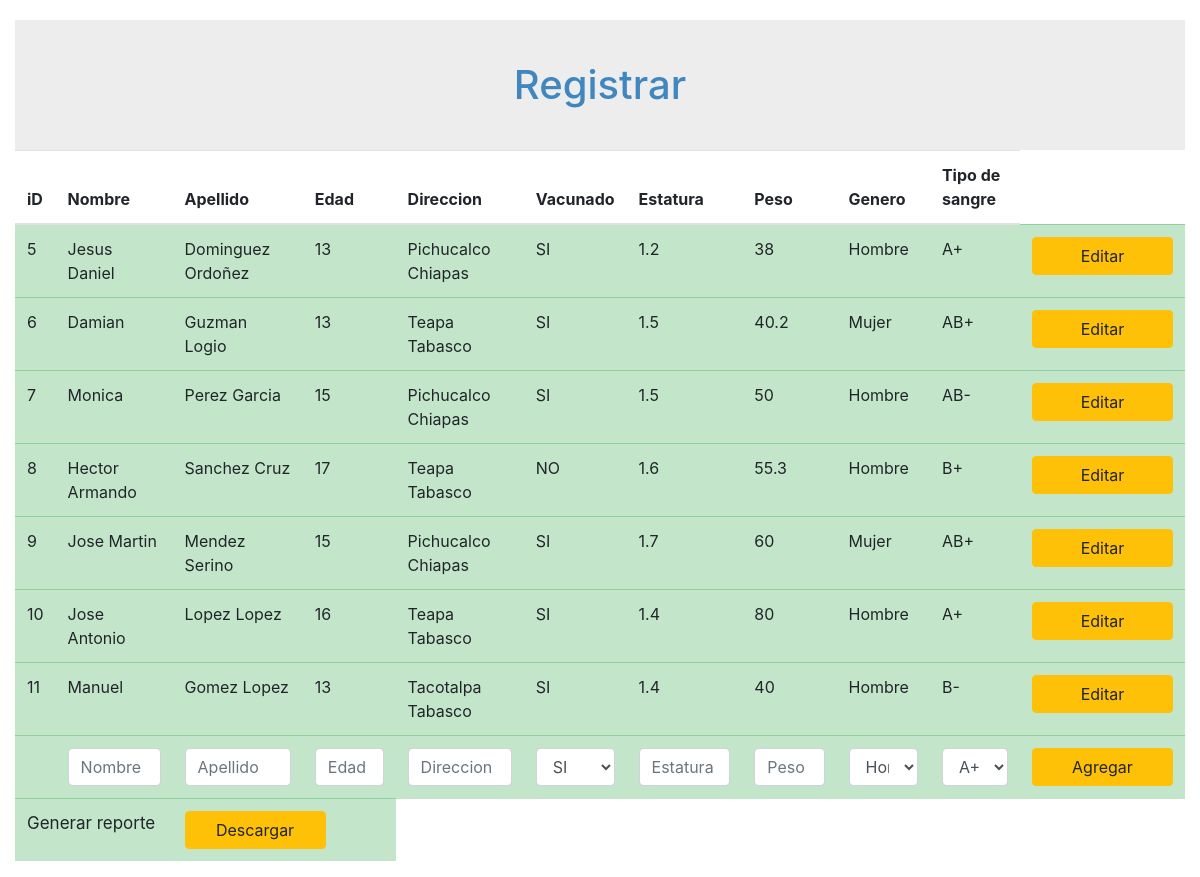
The page /registro_niños/index.php on the database its author committed.
### tables this page shows
CREATE TABLE `datos` (
  `id_niños` int(11) NOT NULL,
  `nombre` varchar(20) NOT NULL,
  `apellido` varchar(20) NOT NULL,
  `edad` int(11) NOT NULL,
  `direccion` text NOT NULL,
  `vacunado` varchar(2) NOT NULL,
  `estatura` float NOT NULL,
  `peso` float NOT NULL,
  `genero` varchar(10) NOT NULL,
  `tipo_sangre` varchar(10) NOT NULL
);

### registro_niños/index.php (the view, shortened to what this page needs)
<!DOCTYPE html>
<html lang="en">
<head>
    <link rel="stylesheet" type="text/css" href="css/estilos.css">
    <link rel="stylesheet" href="css/bootstrap.min.css">
    <link rel="stylesheet" href="css/layout-grid.css">
</head>
<body>
    <?php
        include 'bd/conexion.php';
        $resultados = $conexion->query('SELECT * FROM datos');
     ?>
        <div class="contenedor">
            <header class="row head">
                <div class="col title">
                    <h1 class="mb-0">Registrar</h1>
                </div>
            </header>
                <main class="row">
                     <div class="col pl-0 pr-0">
                            <table class="table table-hover table-responsive-lg ">
                                <thead>
                                    <tr>
                                        <th colspan="0">iD</th>
                                        <th colspan="0">Nombre</th>
                                        <th colspan="0">Apellido</th>
                                        <th colspan="0">Edad</th>
                                        <th colspan="0">Direccion</th>
                                        <th colspan="0">Vacunado</th>
                                        <th colspan="0">Estatura</th>
                                        <th colspan="0">Peso</th>
                                        <th colspan="0">Genero</th>
                                        <th colspan="0">Tipo de sangre</th>
                                    </tr>
                                </thead>
                                <tbody>
                                    <?php foreach ($resultados as $filas) {
                                    ?>
                                <form method="GET" action="modificar-view.php">
                                    <tr class="table-success">
                                        <td colspan="0"><?php echo $filas['id_niños'] ?></td>
                                        <td colspan="0"><?php echo $filas['nombre'] ?></td>
                                        <td colspan="0"><?php echo $filas['apellido'] ?></td>
                                        <td colspan="0"><?php echo $filas['edad'] ?></td>
                                        <td colspan="0"><?php echo $filas['direccion'] ?></td>
                                        <td colspan="0"><?php echo $filas['vacunado'] ?></td>
                                        <td colspan="0"><?php echo $filas['estatura'] ?></td>
                                        <td colspan="0"><?php echo $filas['peso'] ?></td>
                                        <td colspan="0"><?php echo $filas['genero'] ?></td>
                                        <td colspan="0"><?php echo $filas['tipo_sangre'] ?></td>
                                        <td colspan="0">
                                        <a class="btn btn-warning" style="width: 141px;" href="modificar-view.php?identificador=<?php  echo $filas['id_niños'] ?>">Editar</a>
                                        </td>
                                    </tr>
                                    <?php } ?>
                                </form>
                                <form method="post" name="form" action="funciones/insert.php" enctype="multipart/form-data">
                                    <tr class="table-success inputs">
                                        <td colspan="0" >
                                        </td>
                                        <td colspan="0" >
                                        <input class="form-control" type="text" placeholder="Nombre" name="nombre" value="" size =" 12" >
                                        </td>
                                        <td colspan="1">
                                        <input class="form-control" type="text" placeholder="Apellido" name="apellido" value="" size =" 12" >
                                        </td>
                                        <td colspan="1">
                                        <input class="form-control" type="text" placeholder="Edad" name="edad" value="" size =" 12" >
                                        </td>
                                        <td colspan="1">
                                        <input class="form-control" type="text" placeholder="Direccion" name="direccion" value="" size =" 12" >
                                        </td>
                                        <td colspan="1">
                                        <select class="form-control" name="vacunado" id="vacunado">
                                            <option>SI</option>
                                        </select>
                                        </td>
                                        <td colspan="0">
                                        <input class="form-control" type="text" placeholder="Estatura" name="estatura" size =" 13 ">
                                        </td>
                                        <td colspan="1">
                                        <input class="form-control" type="text" placeholder="Peso" name="peso" size =" 13 ">
                                        </td>
                                        <td colspan="1">
                                        <select class="form-control" name="genero">
                                            <option>Hombre</option>
                                        </select>
                                        </td>
                                        <td colspan="1">
                                        <select class="form-control" name="tipo_sangre">
                                            <option>A+</option>
                                        </select>
                                        </td>
                                        <td colspan="2">
                                            <button class="btn btn-warning" style="width: 141px;">Agregar</button>
                                        </td>
                                    </tr>
                                </form>
                                <form action="reportes/report.php">
                                    <tr class="table-success inputs">
                                        <td colspan="2">
                                            <p style="font-size:17px;">Generar reporte</p>
                                        </td>
                                        <td colspan="2">
                                        <button type="submit" style="width: 141px;" class="btn btn-warning">Descargar</button>
                                        </td>
                                    </tr>
                                </form>
                            </tbody>
                        </table>
                    </div>
                </main>
        </div>
</body>
</html>

### registro_niños/css/estilos.css (style rules this page uses)
.contenedor { margin-left: 30px; margin-right: 30px; }
.head { background-color: #EDEDED; color: #4086BF; text-align: center; height: 130px; }
.title { margin: auto auto; }
.inputs { font-size: 14px; }

### registro_niños/css/layout-grid.css (style rules this page uses)
body { background: #fff; color: #fff; }
p { margin-bottom: 0; }
.row { margin-bottom: 20; }
header { background: #232532; margin-top: 20px; padding: 20px; }

### rows shown on the page
datos: id_niños "5", nombre "Jesus Daniel", apellido "Dominguez Ordoñez", edad "13", direccion "Pichucalco Chiapas", vacunado "SI", estatura "1.2", peso "38", genero "Hombre", tipo_sangre "A+"
datos: id_niños "6", nombre "Damian", apellido "Guzman Logio", edad "13", direccion "Teapa Tabasco", vacunado "SI", estatura "1.5", peso "40.2", genero "Mujer", tipo_sangre "AB+"
datos: id_niños "7", nombre "Monica", apellido "Perez Garcia", edad "15", direccion "Pichucalco Chiapas", vacunado "SI", estatura "1.5", peso "50", genero "Hombre", tipo_sangre "AB-"
datos: id_niños "8", nombre "Hector Armando", apellido "Sanchez Cruz", edad "17", direccion "Teapa Tabasco", vacunado "NO", estatura "1.6", peso "55.3", genero "Hombre", tipo_sangre "B+"
datos: id_niños "9", nombre "Jose Martin", apellido "Mendez Serino", edad "15", direccion "Pichucalco Chiapas", vacunado "SI", estatura "1.7", peso "60", genero "Mujer", tipo_sangre "AB+"
datos: id_niños "10", nombre "Jose Antonio", apellido "Lopez Lopez", edad "16", direccion "Teapa Tabasco", vacunado "SI", estatura "1.4", peso "80", genero "Hombre", tipo_sangre "A+"
datos: id_niños "11", nombre "Manuel", apellido "Gomez Lopez", edad "13", direccion "Tacotalpa Tabasco", vacunado "SI", estatura "1.4", peso "40", genero "Hombre", tipo_sangre "B-"
